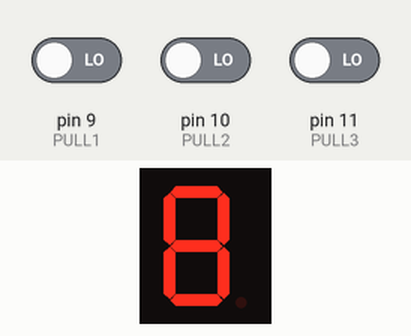
A sketch run on a simulated Arduino Uno, built with avr-gcc and run on an emulated ATmega328P. Shown: 1-digit seven-segment display. Wiring (inferred from the names in the program): 1-digit 7-segment display, segments lit when LOW: segments pin 2, pin 3, pin 4, pin 5, pin 6, pin 7, pin 8. The test bench sets the inputs (shaded band); at power-on: pin 9 (PULL1) LOW, pin 11 (PULL3) LOW, pin 10 (PULL2) LOW. The segment pins are drawn as the display they are named for.

Above: at 1.2 s.
1.3 s: pin 9 (PULL1) driven HIGH
At 2.1 s:
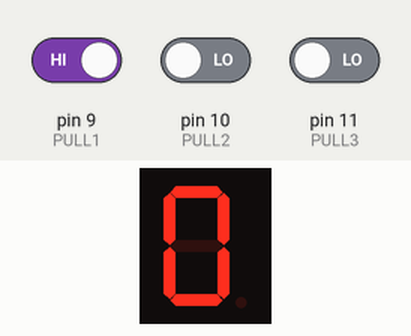
4.3 s: pin 11 (PULL3) driven HIGH
7.3 s: pin 10 (PULL2) driven HIGH
At 9.0 s:
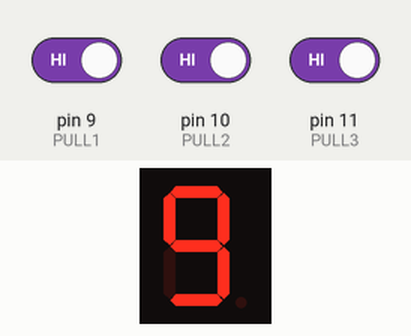
10.3 s: pin 11 (PULL3) driven LOW
At 10.6 s:
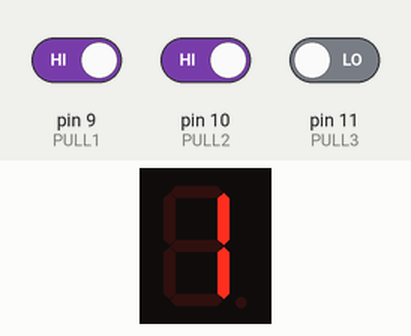
Timing chart, 0 to 13.3 s (numbered marks = the images above; inputs shaded):
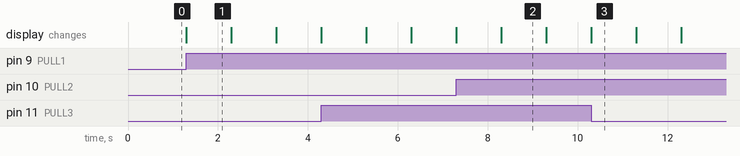

The sketch:

contador09.ino
```cpp
//SALIDAS HACIA EL DISPLAY 7SEG
int a = 2;
int b = 3;
int c = 4;
int d = 5;
int e = 6;
int f = 7;
int g = 8;

//ENTRADAS PULSADORES
const int PULL1=9;
const int PULL2=10;
const int PULL3=11;

int pulsador1=0;
int pulsador2=0;
int pulsador3=0;

void setup(){
  //DECLARACION ENTRADAS Y SALIDAS
pinMode(a, OUTPUT);
pinMode(b, OUTPUT);
pinMode(c, OUTPUT);
pinMode(d, OUTPUT);
pinMode(e, OUTPUT);
pinMode(f, OUTPUT);
pinMode(g, OUTPUT);
pinMode(PULL1, INPUT);
pinMode(PULL2, INPUT);
pinMode(PULL3, INPUT);
}

void loop(){
  //LECTURA PULSADORES
   pulsador1=digitalRead(PULL1);
   pulsador2=digitalRead(PULL2);

  //iTERACCION OPCION 1 CONTEO ASCENDENTE
  if (pulsador1==1){
  for(int i=0; i<=9; i++){
  contar(i);
  delay(1000);
  pulsador3=digitalRead(PULL3);
    if (pulsador3==1){
      apagar();
      break;
    }
  }
  }
  //iTERACCION OPCION 2 CONTEO DESCENDENTE
  if (pulsador2==1){
  for(int i=9; i>=0; i--){
  contar(i);
  delay(1000);
  pulsador3=digitalRead(PULL3);
  if (pulsador3==1){
      apagar();
      break;
    }
  }
  }
 //OPCION 3 APAGAR
 pulsador3=digitalRead(PULL3);
  if (pulsador3==1) apagar();

}
//FUNCION DE CONTEO
void contar(int i){
if (i==0) cero();
if (i==1) uno();
if (i==2) dos();
if (i==3) tres();
if (i==4) cuatro();
if (i==5) cinco();
if (i==6) seis();
if (i==7) siete();
if (i==8) ocho();
if (i==9) nueve();
}
//A CONTINUACION SE PRESENTAN LOS NUMEROS DESDE
// EL 0 HASTA EL 9
void cero(){
digitalWrite(a,LOW);
digitalWrite(b,LOW);
digitalWrite(c,LOW);
digitalWrite(d,LOW);
digitalWrite(e,LOW);
digitalWrite(f,LOW);
digitalWrite(g,HIGH);
}
void uno(){
digitalWrite(a,HIGH);
digitalWrite(b,LOW);
digitalWrite(c,LOW);
digitalWrite(d,HIGH);
digitalWrite(e,HIGH);
digitalWrite(f,HIGH);
digitalWrite(g,HIGH);
}
void dos(){
digitalWrite(a,LOW);
digitalWrite(b,LOW);
digitalWrite(c,HIGH);
digitalWrite(d,LOW);
digitalWrite(e,LOW);
digitalWrite(f,HIGH);
digitalWrite(g,LOW);
}
void tres(){
digitalWrite(a,LOW);
digitalWrite(b,LOW);
digitalWrite(c,LOW);
digitalWrite(d,LOW);
digitalWrite(e,HIGH);
digitalWrite(f,HIGH);
digitalWrite(g,LOW);
}
void cuatro(){
digitalWrite(a,HIGH);
digitalWrite(b,LOW);
digitalWrite(c,LOW);
digitalWrite(d,HIGH);
digitalWrite(e,HIGH);
digitalWrite(f,LOW);
digitalWrite(g,LOW);
}
void cinco(){
digitalWrite(a,LOW);
digitalWrite(b,HIGH);
digitalWrite(c,LOW);
digitalWrite(d,LOW);
digitalWrite(e,HIGH);
digitalWrite(f,LOW);
digitalWrite(g,LOW);
}
void seis(){
  digitalWrite(a,LOW);
digitalWrite(b,HIGH);
digitalWrite(c,LOW);
digitalWrite(d,LOW);
digitalWrite(e,LOW);
digitalWrite(f,LOW);
digitalWrite(g,LOW);
}
void siete(){
  digitalWrite(a,LOW);
digitalWrite(b,LOW);
digitalWrite(c,LOW);
digitalWrite(d,HIGH);
digitalWrite(e,HIGH);
digitalWrite(f,HIGH);
digitalWrite(g,HIGH);
}
void ocho(){
  digitalWrite(a,LOW);
digitalWrite(b,LOW);
digitalWrite(c,LOW);
digitalWrite(d,LOW);
digitalWrite(e,LOW);
digitalWrite(f,LOW);
digitalWrite(g,LOW);
}
void nueve(){
digitalWrite(a,LOW);
digitalWrite(b,LOW);
digitalWrite(c,LOW);
digitalWrite(d,LOW);
digitalWrite(e,HIGH);
digitalWrite(f,LOW);
digitalWrite(g,LOW);
}
//FUNCION PARA APAGAR EL DISPLAY
void apagar(){
digitalWrite(a,HIGH);
digitalWrite(b,HIGH);
digitalWrite(c,HIGH);
digitalWrite(d,HIGH);
digitalWrite(e,HIGH);
digitalWrite(f,HIGH);
digitalWrite(g,HIGH);
}
```

Measured:
- after the input at 1.3 s, the display: changes at once (image 1)
- after the input at 7.3 s, the display: first differs from a run without the input after 1.0 s (image 2)
- what the display in image 1 shows lasts 1.0 s, from 1.3 s to 2.3 s
